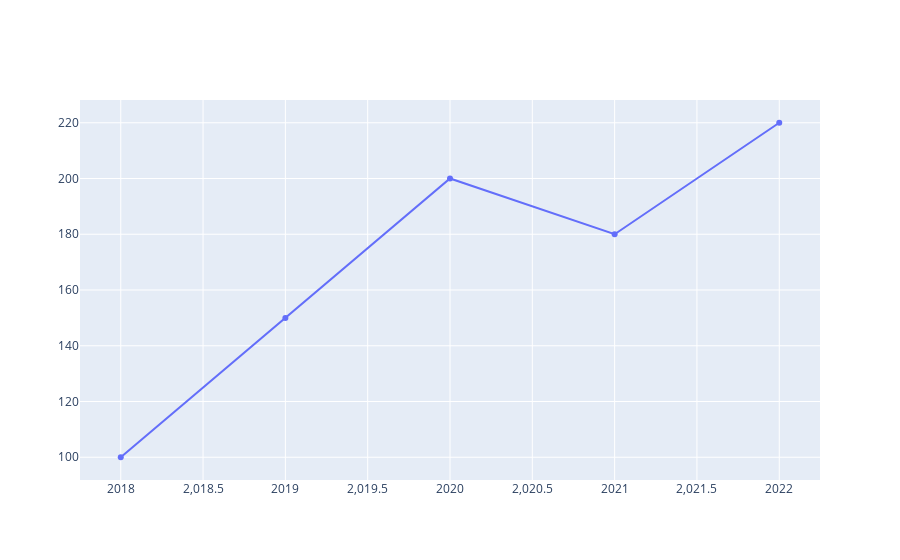

Notebook source saved alongside this figure:
### Code cell
fig = go.Figure(data=go.Scatter(x= years, y=sales))
fig.show()

### Figure 1 — Plotly figure (JSON) as saved in the notebook; plotly's stock layout.template omitted (floating-point values rounded to 4 significant figures)
{"data": [{"type": "scatter", "x": [2018, 2019, 2020, 2021, 2022], "y": [100, 150, 200, 180, 220]}], "layout": {}}
